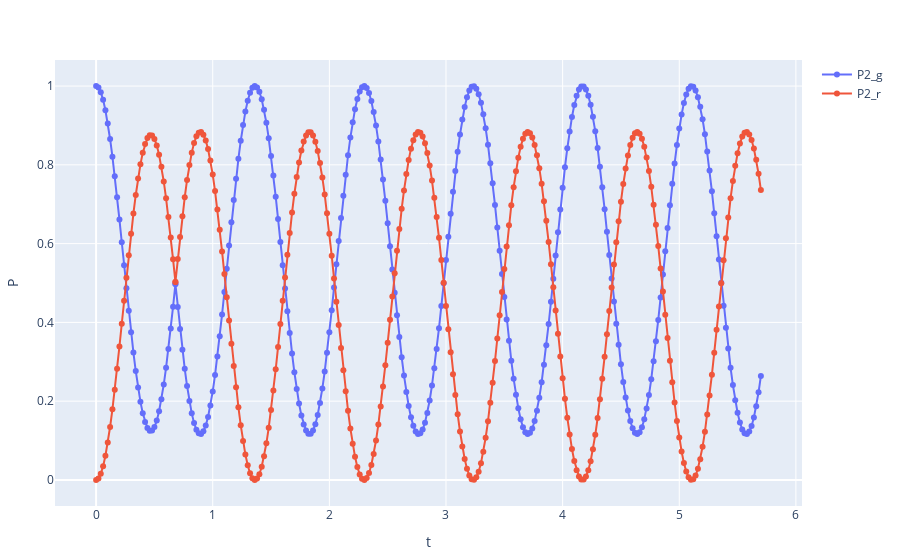

Here is the notebook cell this chart was saved with:
### Code cell
trace1 = scatter(x=tspan, y=Pr_2_g,mode="lines+markers", name="P2_g");
trace2 = scatter(x=tspan, y=Pr_2_r,
mode="lines+markers",
name="P2_r");
layout = Layout(xaxis_title="t",   yaxis_title="P")
plot([trace1,trace2], layout)

### Figure 1 — Plotly figure (JSON) as saved in the notebook; plotly's stock layout.template omitted (floating-point values rounded to 4 significant figures; data arrays with more than 128 entries replaced by an {"elided": "..."} marker saying what was removed)
{"data": [{"mode": "lines+markers", "name": "P2_g", "type": "scatter", "x": {"elided": "287 float values"}, "y": {"elided": "287 float values"}}, {"mode": "lines+markers", "name": "P2_r", "type": "scatter", "x": {"elided": "287 float values"}, "y": {"elided": "287 float values"}}], "layout": {"margin": {"b": 50, "l": 50, "r": 50, "t": 60}, "xaxis": {"title": {"text": "t"}}, "yaxis": {"title": {"text": "P"}}}}
